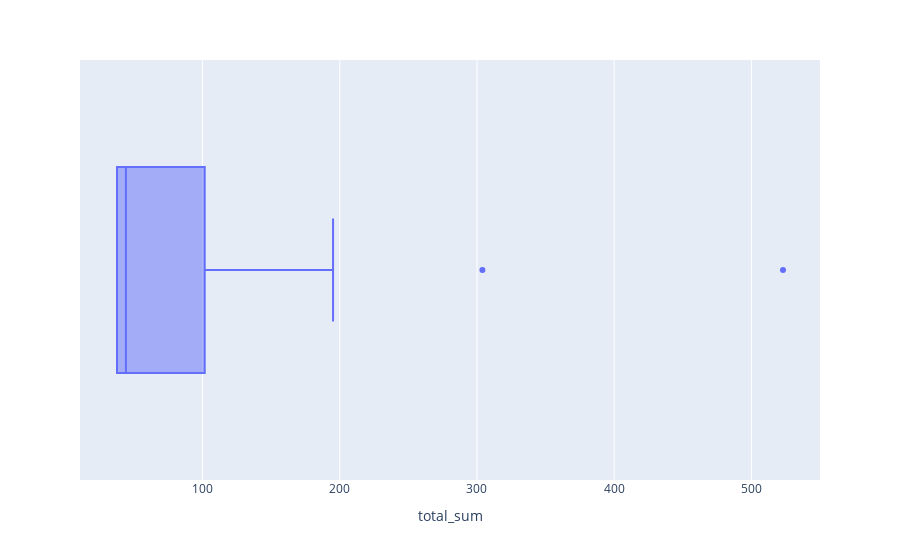

Notebook code for this chart:
### Code cell
fig3 = px.box( 
    data_frame = invoice1,
    x='total_sum'
)
fig3.show()

### Figure 1 — Plotly figure (JSON) as saved in the notebook; plotly's stock layout.template omitted (floating-point values rounded to 4 significant figures)
{"data": [{"alignmentgroup": "True", "hovertemplate": "total_sum=%{x}<extra></extra>", "legendgroup": "", "marker": {"color": "#636efa"}, "name": "", "notched": false, "offsetgroup": "", "orientation": "h", "showlegend": false, "type": "box", "x": [37.62, 37.62, 37.62, 45.62, 75.26, 90.24, 37.62, 38.62, 46.62, 39.62, 195.1, 523.1, 112.9, 40.62, 190.1, 42.62, 37.62, 37.62, 45.62, 156.5, 37.62, 304.0, 41.62, 77.24], "x0": " ", "xaxis": "x", "y0": " ", "yaxis": "y"}], "layout": {"boxmode": "group", "legend": {"tracegroupgap": 0}, "margin": {"t": 60}, "xaxis": {"anchor": "y", "domain": [0, 1], "title": {"text": "total_sum"}}, "yaxis": {"anchor": "x", "domain": [0, 1]}}}
